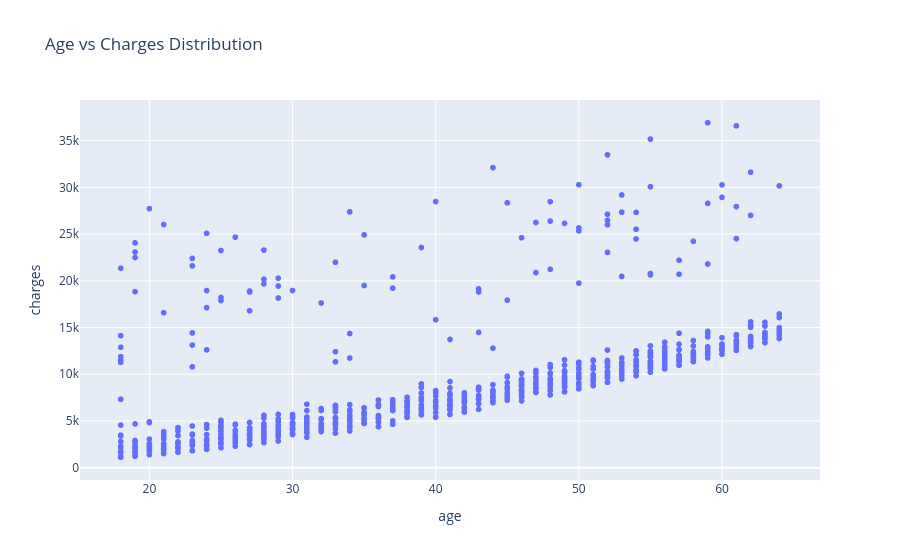

Notebook source saved alongside this figure:
### Markdown cell above
Next, let's visualize the relationship between "age" and "charges"

### Code cell
fig = px.scatter(non_somker_df, x = "age", y = "charges", title= "Age vs Charges Distribution")
fig.show()

### Figure 1 — Plotly figure (JSON) as saved in the notebook; plotly's stock layout.template omitted (floating-point values rounded to 4 significant figures; data arrays with more than 128 entries replaced by an {"elided": "..."} marker saying what was removed)
{"data": [{"hovertemplate": "age=%{x}<br>charges=%{y}<extra></extra>", "legendgroup": "", "marker": {"color": "#636efa", "symbol": "circle"}, "mode": "markers", "name": "", "showlegend": false, "type": "scattergl", "x": {"elided": "1064 int values"}, "xaxis": "x", "y": {"elided": "1064 float values"}, "yaxis": "y"}], "layout": {"legend": {"tracegroupgap": 0}, "title": {"text": "Age vs Charges Distribution"}, "xaxis": {"anchor": "y", "domain": [0, 1], "title": {"text": "age"}}, "yaxis": {"anchor": "x", "domain": [0, 1], "title": {"text": "charges"}}}}
